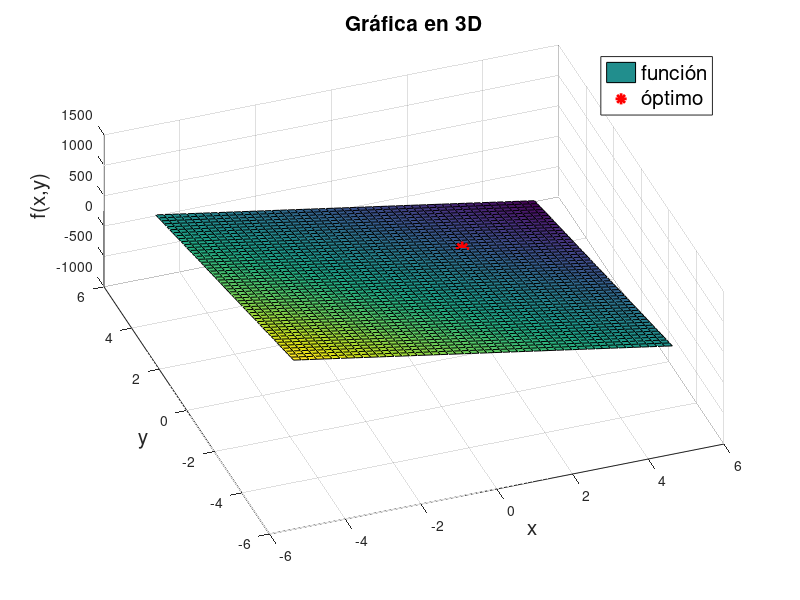
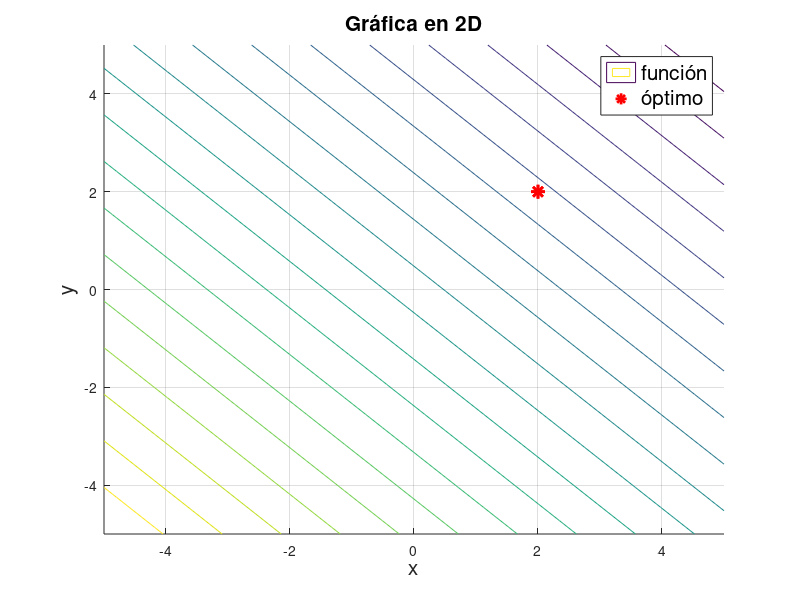

The MATLAB script that drew these images, in order:
clear
close all
clc

 f = @(x,y) (x-2)^2+(y-2)^2; % funcion objetivo
 fpx=@(x) 2*(x-2);%derivada parcial con respecto de x
 fpy=@(y) 2*(y-2);%derivada parcial con respecto de y
%f = @(x,y) (x-2).^2+(y-2).^2; % funcion objetivo


x_lim = linspace(-5,5,50); % límites para eje x, -5 es inferior, 5 es superior, con 50 puntos
y_lim = linspace(-5,5,50); % límites para eje y, -5 es inferior, 5 es superior, con 50 puntos
[x,y] = meshgrid(x_lim,y_lim); % creamos una rejilla de puntos (x,y) para crear el plot


x0=[-5 -5]';%posicion inicial
h=0.1;%parametro de ajuste
xi=x0;
for i=1:1:500
    gradiente=[fpx(x0(1,1)),fpy(x0(2,1))]';%vector de derivadas parciales
    xi =xi-h*(gradiente); % evaluación de cada elemento en la rejilla para crear su valor en el eje z
    x0=xi;
end
z=f(x,y);
f(x0(1,1), x0(2,1))
x0

figure
hold on
grid on

surf(x,y,z) % plot de la rejilla en 3D
plot3(x0(1,1),x0(2,1),f(x0(1,1),x0(2,1)),'r*','LineWidth',2,'MarkerSize',10) % plot del minimo encontrado
%la solucion se plotea en las coordenadas que resulten de la iteracion en
%el vector x0
legend({'función','óptimo'},'FontSize',15)

title('Gráfica en 3D','FontSize',15)
xlabel('x','FontSize',15)
ylabel('y','FontSize',15)
zlabel('f(x,y)','FontSize',15)
view([-20,60]) % estos valores definen la vista 3D del plot

figure
hold on
grid on

contour(x,y,z,20) % plot de la rejilla en 2D
plot(x0,x0,'r*','LineWidth',2,'MarkerSize',10) % % plot del minimo encontrado
%la solucion se plotea en las coordenadas que resulten de la iteracion en
%el vector x0 pero ahora en 2D
legend({'función','óptimo'},'FontSize',15)

title('Gráfica en 2D','FontSize',15)
xlabel('x','FontSize',15)
ylabel('y','FontSize',15)